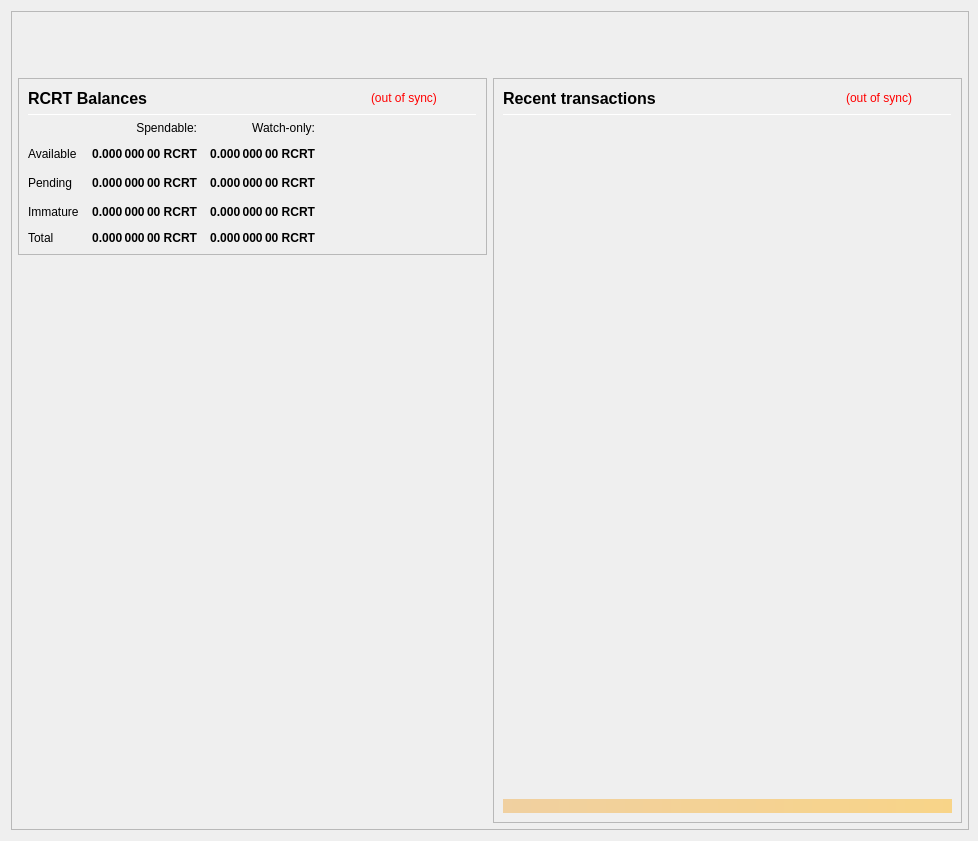
<?xml version="1.0" encoding="UTF-8"?>
<ui version="4.0">
 <class>OverviewPage</class>
 <widget class="QWidget" name="OverviewPage">
  <property name="geometry">
   <rect>
    <x>0</x>
    <y>0</y>
    <width>978</width>
    <height>841</height>
   </rect>
  </property>
  <property name="minimumSize">
   <size>
    <width>960</width>
    <height>682</height>
   </size>
  </property>
  <property name="font">
   <font>
    <weight>50</weight>
    <bold>false</bold>
   </font>
  </property>
  <property name="windowTitle">
   <string>Form</string>
  </property>
  <layout class="QVBoxLayout" name="topLayout" stretch="0">
   <property name="rightMargin">
    <number>9</number>
   </property>
   <item>
    <widget class="QFrame" name="frame_BG">
     <property name="minimumSize">
      <size>
       <width>850</width>
       <height>610</height>
      </size>
     </property>
     <property name="maximumSize">
      <size>
       <width>16777215</width>
       <height>16777215</height>
      </size>
     </property>
     <property name="frameShape">
      <enum>QFrame::StyledPanel</enum>
     </property>
     <property name="frameShadow">
      <enum>QFrame::Raised</enum>
     </property>
     <layout class="QVBoxLayout" name="verticalLayout_3" stretch="0">
      <property name="leftMargin">
       <number>0</number>
      </property>
      <property name="topMargin">
       <number>0</number>
      </property>
      <property name="rightMargin">
       <number>0</number>
      </property>
      <property name="bottomMargin">
       <number>6</number>
      </property>
      <item>
       <layout class="QVBoxLayout" name="verticalLayout_Master" stretch="0,1">
        <property name="leftMargin">
         <number>0</number>
        </property>
        <property name="topMargin">
         <number>0</number>
        </property>
        <property name="rightMargin">
         <number>0</number>
        </property>
        <property name="bottomMargin">
         <number>0</number>
        </property>
        <item>
         <widget class="QFrame" name="frame_Header">
          <layout class="QVBoxLayout" name="verticalLayout_Header" stretch="0">
           <property name="leftMargin">
            <number>0</number>
           </property>
           <property name="topMargin">
            <number>0</number>
           </property>
           <property name="rightMargin">
            <number>0</number>
           </property>
           <property name="bottomMargin">
            <number>0</number>
           </property>
           <item>
            <layout class="QHBoxLayout" name="horizontalLayout_Header" stretch="1,0">
             <property name="spacing">
              <number>6</number>
             </property>
             <item>
              <spacer name="horizontalSpacer_Header">
               <property name="orientation">
                <enum>Qt::Horizontal</enum>
               </property>
               <property name="sizeHint" stdset="0">
                <size>
                 <width>40</width>
                 <height>20</height>
                </size>
               </property>
              </spacer>
             </item>
             <item>
              <widget class="QLabel" name="labelOverviewHeaderRight">
               <property name="minimumSize">
                <size>
                 <width>464</width>
                 <height>60</height>
                </size>
               </property>
               <property name="maximumSize">
                <size>
                 <width>16777215</width>
                 <height>60</height>
                </size>
               </property>
               <property name="font">
                <font>
                 <pointsize>14</pointsize>
                </font>
               </property>
               <property name="text">
                <string/>
               </property>
               <property name="alignment">
                <set>Qt::AlignRight|Qt::AlignTrailing|Qt::AlignVCenter</set>
               </property>
              </widget>
             </item>
            </layout>
           </item>
          </layout>
         </widget>
        </item>
        <item>
         <widget class="QFrame" name="frame_Content">
          <layout class="QVBoxLayout" name="verticalLayout_Content">
           <property name="leftMargin">
            <number>6</number>
           </property>
           <property name="topMargin">
            <number>0</number>
           </property>
           <property name="rightMargin">
            <number>6</number>
           </property>
           <property name="bottomMargin">
            <number>0</number>
           </property>
           <item>
            <layout class="QHBoxLayout" name="horizontalLayout_Content" stretch="1,1">
             <property name="spacing">
              <number>6</number>
             </property>
             <item>
              <layout class="QVBoxLayout" name="verticalLayout_left" stretch="0,0">
               <item>
                <widget class="QFrame" name="frameBalances">
                 <property name="frameShape">
                  <enum>QFrame::StyledPanel</enum>
                 </property>
                 <property name="frameShadow">
                  <enum>QFrame::Raised</enum>
                 </property>
                 <layout class="QVBoxLayout" name="verticalLayout_4">
                  <item>
                   <layout class="QHBoxLayout" name="hlBalancesHeader" stretch="2,0,0">
                    <property name="spacing">
                     <number>6</number>
                    </property>
                    <item>
                     <widget class="QLabel" name="labelBalances">
                      <property name="minimumSize">
                       <size>
                        <width>0</width>
                        <height>0</height>
                       </size>
                      </property>
                      <property name="font">
                       <font>
                        <pointsize>12</pointsize>
                        <weight>75</weight>
                        <bold>true</bold>
                       </font>
                      </property>
                      <property name="text">
                       <string>RCRT Balances</string>
                      </property>
                     </widget>
                    </item>
                    <item>
                     <widget class="QLabel" name="labelWalletStatus">
                      <property name="cursor">
                       <cursorShape>WhatsThisCursor</cursorShape>
                      </property>
                      <property name="toolTip">
                       <string>The displayed information may be out of date. Your wallet automatically synchronizes with the Recruit network after a connection is established, but this process has not completed yet.</string>
                      </property>
                      <property name="styleSheet">
                       <string notr="true">QLabel { color: red; }</string>
                      </property>
                      <property name="text">
                       <string notr="true">(out of sync)</string>
                      </property>
                      <property name="alignment">
                       <set>Qt::AlignLeading|Qt::AlignLeft|Qt::AlignVCenter</set>
                      </property>
                     </widget>
                    </item>
                    <item>
                     <spacer name="hsBalancesHeader">
                      <property name="orientation">
                       <enum>Qt::Horizontal</enum>
                      </property>
                      <property name="sizeHint" stdset="0">
                       <size>
                        <width>40</width>
                        <height>20</height>
                       </size>
                      </property>
                     </spacer>
                    </item>
                   </layout>
                  </item>
                  <item>
                   <widget class="Line" name="lineBalances">
                    <property name="minimumSize">
                     <size>
                      <width>0</width>
                      <height>1</height>
                     </size>
                    </property>
                    <property name="maximumSize">
                     <size>
                      <width>16777215</width>
                      <height>1</height>
                     </size>
                    </property>
                    <property name="orientation">
                     <enum>Qt::Horizontal</enum>
                    </property>
                   </widget>
                  </item>
                  <item>
                   <layout class="QGridLayout" name="gridLayout">
                    <property name="spacing">
                     <number>12</number>
                    </property>
                    <item row="2" column="2">
                     <widget class="QLabel" name="labelWatchPending">
                      <property name="font">
                       <font>
                        <weight>75</weight>
                        <bold>true</bold>
                       </font>
                      </property>
                      <property name="cursor">
                       <cursorShape>ArrowCursor</cursorShape>
                      </property>
                      <property name="toolTip">
                       <string>Unconfirmed transactions to watch-only addresses</string>
                      </property>
                      <property name="text">
                       <string notr="true">0.000 000 00 RCRT</string>
                      </property>
                      <property name="alignment">
                       <set>Qt::AlignRight|Qt::AlignTrailing|Qt::AlignVCenter</set>
                      </property>
                      <property name="textInteractionFlags">
                       <set>Qt::NoTextInteraction</set>
                      </property>
                     </widget>
                    </item>
                    <item row="2" column="1">
                     <widget class="QLabel" name="labelUnconfirmed">
                      <property name="font">
                       <font>
                        <weight>75</weight>
                        <bold>true</bold>
                       </font>
                      </property>
                      <property name="cursor">
                       <cursorShape>ArrowCursor</cursorShape>
                      </property>
                      <property name="toolTip">
                       <string>Total of transactions that have yet to be confirmed, and do not yet count toward the spendable balance</string>
                      </property>
                      <property name="text">
                       <string notr="true">0.000 000 00 RCRT</string>
                      </property>
                      <property name="alignment">
                       <set>Qt::AlignRight|Qt::AlignTrailing|Qt::AlignVCenter</set>
                      </property>
                      <property name="textInteractionFlags">
                       <set>Qt::NoTextInteraction</set>
                      </property>
                     </widget>
                    </item>
                    <item row="3" column="2">
                     <widget class="QLabel" name="labelWatchImmature">
                      <property name="font">
                       <font>
                        <weight>75</weight>
                        <bold>true</bold>
                       </font>
                      </property>
                      <property name="cursor">
                       <cursorShape>ArrowCursor</cursorShape>
                      </property>
                      <property name="toolTip">
                       <string>Staked or masternode rewards in watch-only addresses that has not yet matured</string>
                      </property>
                      <property name="text">
                       <string notr="true">0.000 000 00 RCRT</string>
                      </property>
                      <property name="alignment">
                       <set>Qt::AlignRight|Qt::AlignTrailing|Qt::AlignVCenter</set>
                      </property>
                      <property name="textInteractionFlags">
                       <set>Qt::NoTextInteraction</set>
                      </property>
                     </widget>
                    </item>
                    <item row="4" column="0">
                     <widget class="QLabel" name="labelTotalText">
                      <property name="text">
                       <string>Total</string>
                      </property>
                      <property name="textInteractionFlags">
                       <set>Qt::NoTextInteraction</set>
                      </property>
                     </widget>
                    </item>
                    <item row="3" column="1">
                     <widget class="QLabel" name="labelImmature">
                      <property name="font">
                       <font>
                        <weight>75</weight>
                        <bold>true</bold>
                       </font>
                      </property>
                      <property name="cursor">
                       <cursorShape>ArrowCursor</cursorShape>
                      </property>
                      <property name="toolTip">
                       <string>Staked or masternode rewards that has not yet matured</string>
                      </property>
                      <property name="text">
                       <string notr="true">0.000 000 00 RCRT</string>
                      </property>
                      <property name="alignment">
                       <set>Qt::AlignRight|Qt::AlignTrailing|Qt::AlignVCenter</set>
                      </property>
                      <property name="textInteractionFlags">
                       <set>Qt::NoTextInteraction</set>
                      </property>
                     </widget>
                    </item>
                    <item row="2" column="3">
                     <spacer name="hsBalances">
                      <property name="orientation">
                       <enum>Qt::Horizontal</enum>
                      </property>
                      <property name="sizeHint" stdset="0">
                       <size>
                        <width>40</width>
                        <height>20</height>
                       </size>
                      </property>
                     </spacer>
                    </item>
                    <item row="3" column="0">
                     <widget class="QLabel" name="labelImmatureText">
                      <property name="text">
                       <string>Immature</string>
                      </property>
                      <property name="textInteractionFlags">
                       <set>Qt::NoTextInteraction</set>
                      </property>
                     </widget>
                    </item>
                    <item row="4" column="1">
                     <widget class="QLabel" name="labelTotal">
                      <property name="font">
                       <font>
                        <weight>75</weight>
                        <bold>true</bold>
                       </font>
                      </property>
                      <property name="cursor">
                       <cursorShape>ArrowCursor</cursorShape>
                      </property>
                      <property name="toolTip">
                       <string>Your current total balance</string>
                      </property>
                      <property name="text">
                       <string notr="true">0.000 000 00 RCRT</string>
                      </property>
                      <property name="alignment">
                       <set>Qt::AlignRight|Qt::AlignTrailing|Qt::AlignVCenter</set>
                      </property>
                      <property name="textInteractionFlags">
                       <set>Qt::NoTextInteraction</set>
                      </property>
                     </widget>
                    </item>
                    <item row="4" column="2">
                     <widget class="QLabel" name="labelWatchTotal">
                      <property name="font">
                       <font>
                        <weight>75</weight>
                        <bold>true</bold>
                       </font>
                      </property>
                      <property name="cursor">
                       <cursorShape>ArrowCursor</cursorShape>
                      </property>
                      <property name="toolTip">
                       <string>Current total balance in watch-only addresses</string>
                      </property>
                      <property name="text">
                       <string notr="true">0.000 000 00 RCRT</string>
                      </property>
                      <property name="alignment">
                       <set>Qt::AlignRight|Qt::AlignTrailing|Qt::AlignVCenter</set>
                      </property>
                      <property name="textInteractionFlags">
                       <set>Qt::NoTextInteraction</set>
                      </property>
                     </widget>
                    </item>
                    <item row="0" column="2">
                     <widget class="QLabel" name="labelWatchonly">
                      <property name="text">
                       <string>Watch-only:</string>
                      </property>
                      <property name="alignment">
                       <set>Qt::AlignRight|Qt::AlignTrailing|Qt::AlignVCenter</set>
                      </property>
                     </widget>
                    </item>
                    <item row="1" column="0">
                     <widget class="QLabel" name="labelBalanceText">
                      <property name="text">
                       <string>Available</string>
                      </property>
                      <property name="textInteractionFlags">
                       <set>Qt::NoTextInteraction</set>
                      </property>
                     </widget>
                    </item>
                    <item row="1" column="1">
                     <widget class="QLabel" name="labelBalance">
                      <property name="font">
                       <font>
                        <weight>75</weight>
                        <bold>true</bold>
                       </font>
                      </property>
                      <property name="cursor">
                       <cursorShape>ArrowCursor</cursorShape>
                      </property>
                      <property name="toolTip">
                       <string>Your current spendable balance</string>
                      </property>
                      <property name="text">
                       <string notr="true">0.000 000 00 RCRT</string>
                      </property>
                      <property name="alignment">
                       <set>Qt::AlignRight|Qt::AlignTrailing|Qt::AlignVCenter</set>
                      </property>
                      <property name="textInteractionFlags">
                       <set>Qt::NoTextInteraction</set>
                      </property>
                     </widget>
                    </item>
                    <item row="1" column="2">
                     <widget class="QLabel" name="labelWatchAvailable">
                      <property name="font">
                       <font>
                        <weight>75</weight>
                        <bold>true</bold>
                       </font>
                      </property>
                      <property name="cursor">
                       <cursorShape>ArrowCursor</cursorShape>
                      </property>
                      <property name="toolTip">
                       <string>Your current balance in watch-only addresses</string>
                      </property>
                      <property name="text">
                       <string notr="true">0.000 000 00 RCRT</string>
                      </property>
                      <property name="alignment">
                       <set>Qt::AlignRight|Qt::AlignTrailing|Qt::AlignVCenter</set>
                      </property>
                      <property name="textInteractionFlags">
                       <set>Qt::NoTextInteraction</set>
                      </property>
                     </widget>
                    </item>
                    <item row="2" column="0">
                     <widget class="QLabel" name="labelPendingText">
                      <property name="text">
                       <string>Pending</string>
                      </property>
                      <property name="textInteractionFlags">
                       <set>Qt::NoTextInteraction</set>
                      </property>
                     </widget>
                    </item>
                    <item row="0" column="1">
                     <widget class="QLabel" name="labelSpendable">
                      <property name="text">
                       <string>Spendable:</string>
                      </property>
                      <property name="alignment">
                       <set>Qt::AlignRight|Qt::AlignTrailing|Qt::AlignVCenter</set>
                      </property>
                     </widget>
                    </item>
                   </layout>
                  </item>
                 </layout>
                </widget>
               </item>
               <item>
                <spacer name="verticalSpacer">
                 <property name="orientation">
                  <enum>Qt::Vertical</enum>
                 </property>
                 <property name="sizeHint" stdset="0">
                  <size>
                   <width>20</width>
                   <height>40</height>
                  </size>
                 </property>
                </spacer>
               </item>
              </layout>
             </item>
             <item>
              <layout class="QVBoxLayout" name="verticalLayout_right" stretch="1">
               <item>
                <widget class="QFrame" name="frame_RecentTransactions">
                 <property name="minimumSize">
                  <size>
                   <width>0</width>
                   <height>0</height>
                  </size>
                 </property>
                 <property name="frameShape">
                  <enum>QFrame::StyledPanel</enum>
                 </property>
                 <property name="frameShadow">
                  <enum>QFrame::Raised</enum>
                 </property>
                 <layout class="QVBoxLayout" name="verticalLayout_1" stretch="0,0,0,0,0">
                  <item>
                   <layout class="QHBoxLayout" name="horizontalLayout_2" stretch="2,0,0">
                    <property name="spacing">
                     <number>3</number>
                    </property>
                    <item>
                     <widget class="QLabel" name="label_4">
                      <property name="minimumSize">
                       <size>
                        <width>0</width>
                        <height>20</height>
                       </size>
                      </property>
                      <property name="font">
                       <font>
                        <pointsize>12</pointsize>
                        <weight>75</weight>
                        <bold>true</bold>
                       </font>
                      </property>
                      <property name="text">
                       <string>Recent transactions</string>
                      </property>
                     </widget>
                    </item>
                    <item>
                     <widget class="QLabel" name="labelTransactionsStatus">
                      <property name="cursor">
                       <cursorShape>WhatsThisCursor</cursorShape>
                      </property>
                      <property name="toolTip">
                       <string>The displayed information may be out of date. Your wallet automatically synchronizes with the Recruit network after a connection is established, but this process has not completed yet.</string>
                      </property>
                      <property name="styleSheet">
                       <string notr="true">QLabel { color: red; }</string>
                      </property>
                      <property name="text">
                       <string notr="true">(out of sync)</string>
                      </property>
                      <property name="alignment">
                       <set>Qt::AlignRight|Qt::AlignTrailing|Qt::AlignVCenter</set>
                      </property>
                     </widget>
                    </item>
                    <item>
                     <spacer name="horizontalSpacer">
                      <property name="orientation">
                       <enum>Qt::Horizontal</enum>
                      </property>
                      <property name="sizeHint" stdset="0">
                       <size>
                        <width>40</width>
                        <height>20</height>
                       </size>
                      </property>
                     </spacer>
                    </item>
                   </layout>
                  </item>
                  <item>
                   <widget class="Line" name="line">
                    <property name="minimumSize">
                     <size>
                      <width>0</width>
                      <height>1</height>
                     </size>
                    </property>
                    <property name="maximumSize">
                     <size>
                      <width>16777215</width>
                      <height>1</height>
                     </size>
                    </property>
                    <property name="orientation">
                     <enum>Qt::Horizontal</enum>
                    </property>
                   </widget>
                  </item>
                  <item>
                   <widget class="QListView" name="listTransactions">
                    <property name="minimumSize">
                     <size>
                      <width>0</width>
                      <height>0</height>
                     </size>
                    </property>
                    <property name="styleSheet">
                     <string notr="true">QListView { background: transparent; }</string>
                    </property>
                    <property name="frameShape">
                     <enum>QFrame::NoFrame</enum>
                    </property>
                    <property name="verticalScrollBarPolicy">
                     <enum>Qt::ScrollBarAlwaysOff</enum>
                    </property>
                    <property name="horizontalScrollBarPolicy">
                     <enum>Qt::ScrollBarAlwaysOff</enum>
                    </property>
                    <property name="selectionMode">
                     <enum>QAbstractItemView::NoSelection</enum>
                    </property>
                   </widget>
                  </item>
                  <item>
                   <spacer name="verticalSpacer_2">
                    <property name="orientation">
                     <enum>Qt::Vertical</enum>
                    </property>
                    <property name="sizeType">
                     <enum>QSizePolicy::Expanding</enum>
                    </property>
                    <property name="sizeHint" stdset="0">
                     <size>
                      <width>20</width>
                      <height>40</height>
                     </size>
                    </property>
                   </spacer>
                  </item>
                  <item>
                   <widget class="QLabel" name="labelAlerts">
                    <property name="maximumSize">
                     <size>
                      <width>16777215</width>
                      <height>16777215</height>
                     </size>
                    </property>
                    <property name="styleSheet">
                     <string notr="true">background-color: qlineargradient(x1: 0, y1: 0, x2: 1, y2: 0, stop:0 #F0D0A0, stop:1 #F8D488); color:#000000;</string>
                    </property>
                    <property name="text">
                     <string/>
                    </property>
                    <property name="wordWrap">
                     <bool>true</bool>
                    </property>
                    <property name="margin">
                     <number>3</number>
                    </property>
                   </widget>
                  </item>
                 </layout>
                </widget>
               </item>
              </layout>
             </item>
            </layout>
           </item>
          </layout>
         </widget>
        </item>
       </layout>
      </item>
     </layout>
    </widget>
   </item>
  </layout>
 </widget>
 <resources/>
 <connections/>
</ui>
